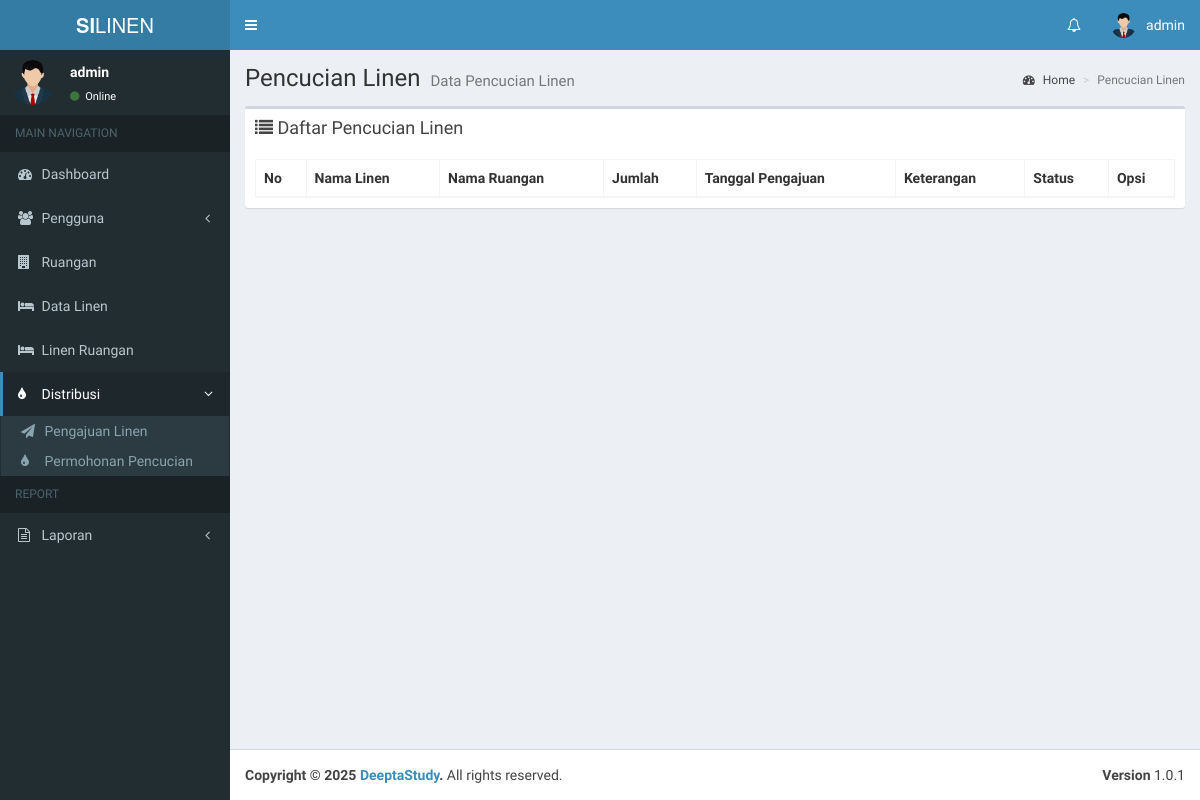
Before: /admin/data_pencucian.php (signed in) with the older database file.
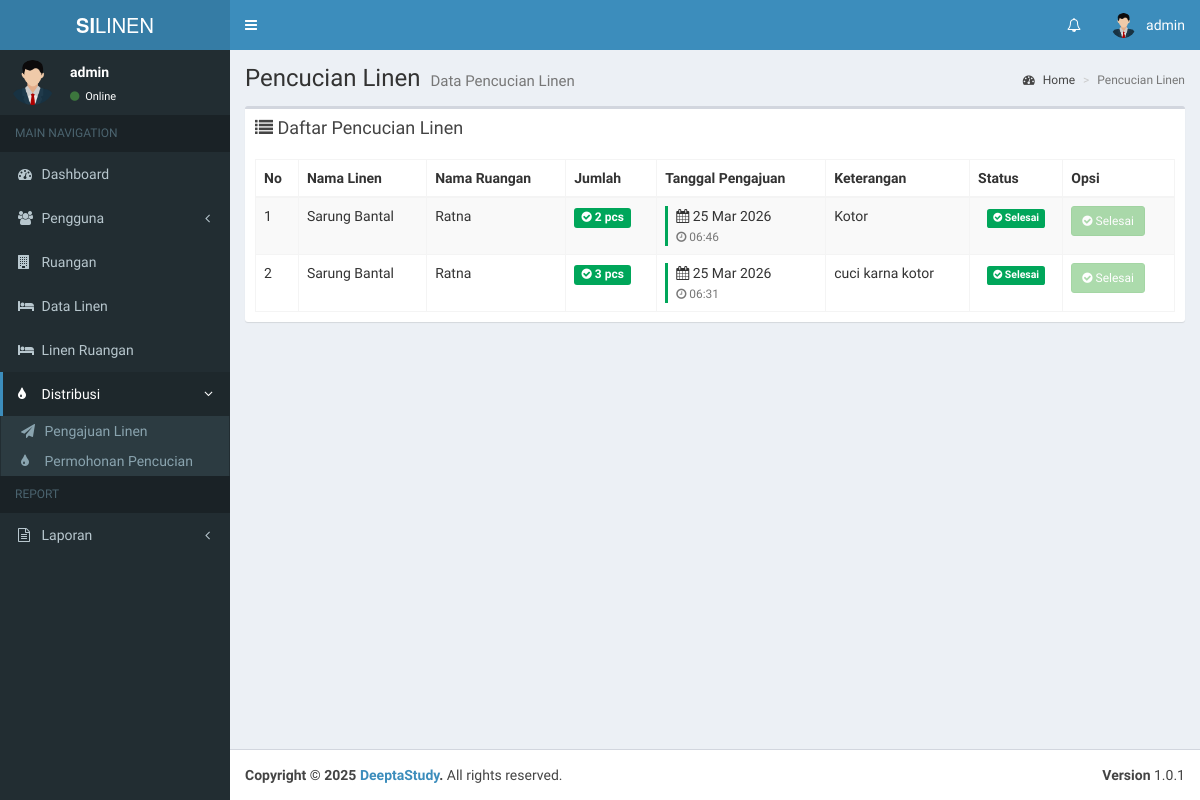
After: the same page with the newer database file.
### tables this page shows
CREATE TABLE `distribusi_linen` (
  `id` int(11) NOT NULL,
  `id_linen_ruangan` int(11) NOT NULL,
  `jumlah` int(11) NOT NULL,
  `tanggal` datetime NOT NULL,
  `keterangan` text NOT NULL,
  `status` int(11) NOT NULL
);

CREATE TABLE `linen` (
  `id` int(11) NOT NULL,
  `kode_linen` varchar(15) NOT NULL,
  `nama_linen` varchar(199) NOT NULL,
  `gambar` varchar(199) NOT NULL,
  `jumlah_linen` int(11) NOT NULL,
  `sisa_linen` int(11) NOT NULL,
  `tanggal` datetime NOT NULL,
  `status` int(11) NOT NULL,
  `updated_at` datetime NOT NULL
);

CREATE TABLE `ruangan` (
  `id` int(11) NOT NULL,
  `id_user` int(11) DEFAULT NULL,
  `nama_ruangan` varchar(199) NOT NULL,
  `telp_ruangan` varchar(15) NOT NULL,
  `status` int(11) NOT NULL
);

### admin/data_pencucian.php (the view, shortened to what the changed rows need)
<?php
include '../koneksi.php';
$dataQuery = mysqli_query($koneksi, "SELECT dl.*,
                 lr.id as id_linen_ruangan,
                 l.nama_linen as nama_linen,
                 r.nama_ruangan as nama_ruangan
          FROM distribusi_linen dl
          LEFT JOIN linen_ruangan lr ON dl.id_linen_ruangan = lr.id
          LEFT JOIN linen l ON lr.id_linen = l.id
          LEFT JOIN ruangan r ON lr.id_ruangan = r.id
          ORDER BY dl.tanggal DESC");
?>
<section class="content">
    <div class="row">
        <div class="col-xs-12">
            <div class="box">
                <div class="box-body">
                    <table id="example1" class="table table-bordered table-striped">
                        <thead>
                            <tr>
                                <th>No</th>
                                <th>Nama Linen</th>
                                <th>Nama Ruangan</th>
                                <th>Jumlah</th>
                                <th>Tanggal Pengajuan</th>
                                <th>Keterangan</th>
                                <th>Status</th>
                                <th>Opsi</th>
                            </tr>
                        </thead>
                        <tbody>
                            <?php
                            $no = 1;
                            while ($data = mysqli_fetch_assoc($dataQuery)):
                            ?>
                                <tr>
                                    <td><?= $no++; ?></td>
                                    <td><?= htmlspecialchars($data['nama_linen']) ?></td>
                                    <td><?= htmlspecialchars($data['nama_ruangan']) ?></td>
                                    <td>
                                        <span class="label label-success" style="font-size: 12px;">
                                            <i class="fa fa-check-circle"></i> <?= htmlspecialchars($data['jumlah']) ?> pcs
                                        </span>
                                    </td>
                                    <td>
                                        <div style="border-left: 3px solid #00a65a; padding-left: 8px;">
                                            <i class="fa fa-calendar"></i> <?= date('d M Y', strtotime($data['tanggal'])) ?>
                                            <br>
                                            <small class="text-muted">
                                                <i class="fa fa-clock-o"></i> <?= date('H:i', strtotime($data['tanggal'])) ?>
                                            </small>
                                        </div>
                                    </td>
                                    <td>
                                        <?= htmlspecialchars($data['keterangan']) ?>
                                    </td>
                                    <td class="text-center">
                                        <?= ($data['status'] == 1) ? '<span class="label label-warning"><i class="fa fa-clock-o"></i> Pengambilan</span>' : (($data['status'] == 2) ? '<span class="label label-primary"><i class="fa fa-truck"></i> Pencucian</span>' : (($data['status'] == 3) ? '<span class="label label-success"><i class="fa fa-check-circle"></i> Selesai</span>' :
                                            '<span class="label label-default">Unknown</span>')) ?>
                                    </td>
                                    <td>
                                        <?php if ($data['status'] == 1): ?>
                                            <a href="#" class="btn btn-sm btn-success"
                                                onclick="konfirmasi(<?= $data['id'] ?>)">
                                                <i class="fa fa-check-circle"></i> Konfirmasi
                                            </a>
                                        <?php elseif ($data['status'] == 3): ?>
                                            <button class="btn btn-sm btn-success" disabled style="opacity: 0.5; cursor: not-allowed;">
                                                <i class="fa fa-check-circle"></i> Selesai
                                            </button>
                                        <?php else: ?>
                                            <button class="btn btn-sm btn-default" disabled>
                                                <i class="fa fa-question-circle"></i> Unknown
                                            </button>
                                        <?php endif; ?>
                                    </td>
                                </tr>
                            <?php endwhile; ?>
                        </tbody>
                    </table>
                </div>
            </div>
        </div>
    </div>
</section>
<?php
$content = ob_get_clean();
include __DIR__ . '/../layouts/header.php';
echo $content;
include __DIR__ . '/../layouts/footer.php';
?>

Changed rows visible on the page:
added distribusi_linen: linen.nama_linen "Sarung Bantal", ruangan.nama_ruangan "Ratna", jumlah "2", tanggal "25 Mar 2026", tanggal "06:46", keterangan "Kotor", status 3 (drawn)
added distribusi_linen: linen.nama_linen "Sarung Bantal", ruangan.nama_ruangan "Ratna", jumlah "3", tanggal "25 Mar 2026", tanggal "06:31", keterangan "cuci karna kotor", status 3 (drawn)
